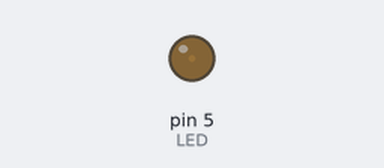
Bench run of a sketch on a simulated Arduino Uno, built with avr-gcc and run on an emulated ATmega328P. On the bench: output pins drawn as LEDs (lit = HIGH).

Above: at 0.05 s.
At 1.25 s:
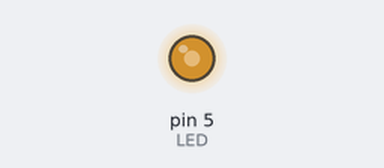
At 1.85 s:
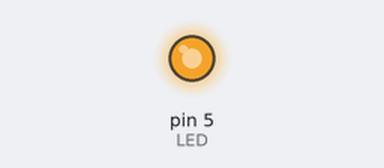
At 3.65 s:
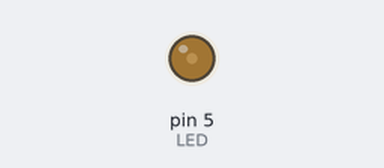
Timing chart, 0 to 5.3 s (numbered marks = the images above):
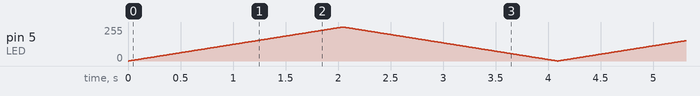

The sketch:

analogWrite-02-fadeInOut.ino
```cpp
int LED = 5;

int ledVal;
int ledDir;

void setup() {
  ledVal = 0;
  ledDir = 1;
  pinMode(LED, OUTPUT);
}

void loop() {
  analogWrite(LED, ledVal);

  ledVal = (ledVal + ledDir);

  if (ledVal >= 255 || ledVal <= 0) {
    ledDir *= -1;
  }

  delay(8);
}
```
